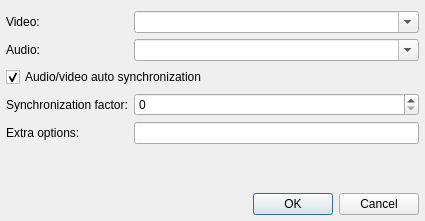
<?xml version="1.0" encoding="UTF-8"?>
<ui version="4.0">
 <class>MplayerSettingsDialog</class>
 <widget class="QDialog" name="MplayerSettingsDialog">
  <property name="geometry">
   <rect>
    <x>0</x>
    <y>0</y>
    <width>425</width>
    <height>221</height>
   </rect>
  </property>
  <property name="windowTitle">
   <string>MPlayer Settings</string>
  </property>
  <layout class="QVBoxLayout" name="verticalLayout">
   <property name="leftMargin">
    <number>6</number>
   </property>
   <property name="rightMargin">
    <number>6</number>
   </property>
   <property name="bottomMargin">
    <number>6</number>
   </property>
   <item>
    <layout class="QFormLayout" name="formLayout">
     <property name="fieldGrowthPolicy">
      <enum>QFormLayout::AllNonFixedFieldsGrow</enum>
     </property>
     <item row="0" column="0">
      <widget class="QLabel" name="label">
       <property name="text">
        <string>Video:</string>
       </property>
      </widget>
     </item>
     <item row="0" column="1">
      <widget class="QComboBox" name="videoComboBox">
       <property name="editable">
        <bool>true</bool>
       </property>
      </widget>
     </item>
     <item row="1" column="0">
      <widget class="QLabel" name="label_2">
       <property name="text">
        <string>Audio:</string>
       </property>
      </widget>
     </item>
     <item row="1" column="1">
      <widget class="QComboBox" name="audioComboBox">
       <property name="editable">
        <bool>true</bool>
       </property>
      </widget>
     </item>
     <item row="2" column="0" colspan="2">
      <widget class="QCheckBox" name="autoSyncCheckBox">
       <property name="text">
        <string>Audio/video auto synchronization</string>
       </property>
       <property name="checked">
        <bool>true</bool>
       </property>
      </widget>
     </item>
     <item row="3" column="0">
      <widget class="QLabel" name="label_3">
       <property name="text">
        <string>Synchronization factor:</string>
       </property>
      </widget>
     </item>
     <item row="3" column="1">
      <widget class="QSpinBox" name="syncFactorSpinBox">
       <property name="minimum">
        <number>0</number>
       </property>
       <property name="maximum">
        <number>999</number>
       </property>
      </widget>
     </item>
     <item row="4" column="0">
      <widget class="QLabel" name="label_4">
       <property name="text">
        <string>Extra options:</string>
       </property>
      </widget>
     </item>
     <item row="4" column="1">
      <widget class="QLineEdit" name="cmdOptionsLineEdit">
       <property name="toolTip">
        <string>Extra command line options</string>
       </property>
      </widget>
     </item>
    </layout>
   </item>
   <item>
    <widget class="QDialogButtonBox" name="buttonBox">
     <property name="standardButtons">
      <set>QDialogButtonBox::Cancel|QDialogButtonBox::Ok</set>
     </property>
    </widget>
   </item>
  </layout>
 </widget>
 <resources/>
 <connections>
  <connection>
   <sender>buttonBox</sender>
   <signal>accepted()</signal>
   <receiver>MplayerSettingsDialog</receiver>
   <slot>accept()</slot>
   <hints>
    <hint type="sourcelabel">
     <x>205</x>
     <y>136</y>
    </hint>
    <hint type="destinationlabel">
     <x>20</x>
     <y>76</y>
    </hint>
   </hints>
  </connection>
  <connection>
   <sender>buttonBox</sender>
   <signal>rejected()</signal>
   <receiver>MplayerSettingsDialog</receiver>
   <slot>reject()</slot>
   <hints>
    <hint type="sourcelabel">
     <x>208</x>
     <y>136</y>
    </hint>
    <hint type="destinationlabel">
     <x>40</x>
     <y>81</y>
    </hint>
   </hints>
  </connection>
  <connection>
   <sender>autoSyncCheckBox</sender>
   <signal>toggled(bool)</signal>
   <receiver>syncFactorSpinBox</receiver>
   <slot>setEnabled(bool)</slot>
   <hints>
    <hint type="sourcelabel">
     <x>216</x>
     <y>67</y>
    </hint>
    <hint type="destinationlabel">
     <x>237</x>
     <y>96</y>
    </hint>
   </hints>
  </connection>
 </connections>
</ui>
